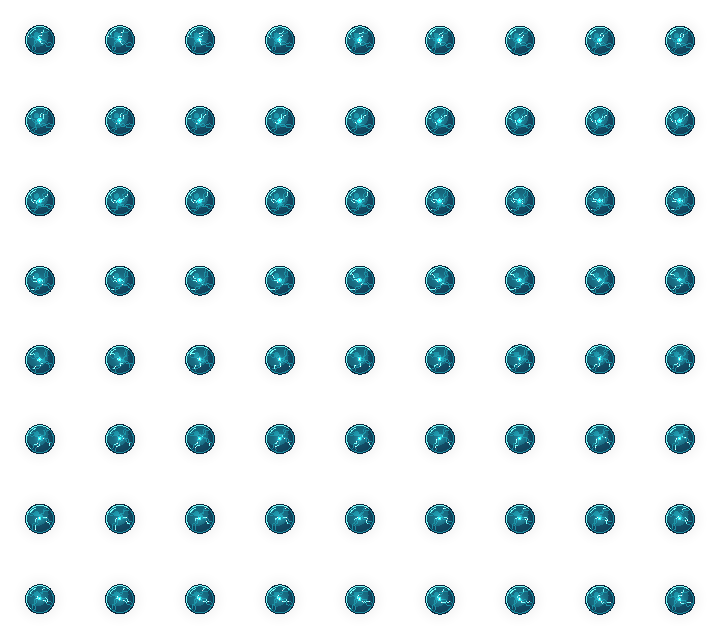
#> input picture assets/charge/inactive.png, 720 x 640 px; its folder holds 3 pictures in this run
$ python charge.py
#> lines starting #> are read from the running program, lines starting #| are printed output that depends on the picture
"""도구 Python으로 승인 전하의 전환을 PNG에 굽는다. 게임에서는 실행하지 않는다."""

import json
from hashlib import sha256
from math import floor, pi, sin
from pathlib import Path

import numpy as np
from PIL import Image


ROOT = Path(__file__).resolve().parents[2]
ASSETS = ROOT / 'assets/charge'
OUT = ASSETS / 'baked'
SIZE, COUNT, STEPS, COLUMNS = 80, 72, 32, 9


def pixels(data):
    result = np.asarray(data, dtype=np.float64).copy()
    result[:, :, :3] = result[:, :, :3] * result[:, :, 3:] / 255
    return result


def compose(inactive, active, pulse_a, pulse_b, value, fraction, bob):
    base = inactive * (1 - value) + active * value
    first, last = max(0, -bob), min(SIZE, SIZE - bob)
    pulse = pulse_a[first:last] * (1 - fraction) + pulse_b[first:last] * fraction
    target = base[first + bob:last + bob]
    target[:] = pulse + target * (1 - pulse[:, :, 3:] / 255)
    rgb, alpha = base[:, :, :3], base[:, :, 3:]
    np.divide(rgb * 255, alpha, out=rgb, where=alpha > 0)
    return Image.fromarray((base + .5).astype(np.uint8))


def frames(name, columns, count):
#> called with name = 'inactive', columns = 9, count = 72
    with Image.open(ASSETS / f'{name}.png') as source:
#> source is the input picture: PIL image 720x640 RGBA; mean R, G, B, A 3.6, 13.3, 15.5, 29.1
        source = source.convert('RGBA')
        return [source.crop((i % columns * SIZE, i // columns * SIZE,
                             (i % columns + 1) * SIZE, (i // columns + 1) * SIZE))
                for i in range(count)]


def main():
    OUT.mkdir(exist_ok=True)
    inactive, active, pulse = frames('inactive', 9, 72), frames('active', 9, 72), frames('pulse', 4, 10)
#> call 2 of frames, with name = 'active', columns = 9, count = 72
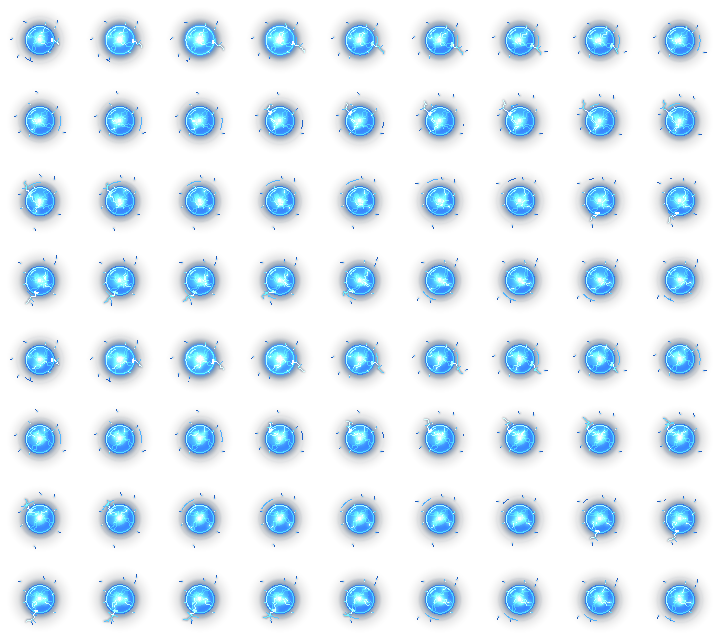
#> input picture assets/charge/active.png, 720 x 640 px
#> in frames, source is the input picture: PIL image 720x640 RGBA; mean R, G, B, A 14.5, 30.2, 42.7, 43
#> call 3 of frames, with name = 'pulse', columns = 4, count = 10
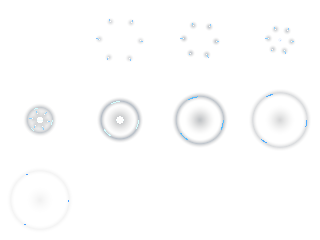
#> input picture assets/charge/pulse.png, 320 x 240 px
#> in frames, source is the input picture: PIL image 320x240 RGBA; mean R, G, B, A 1.4, 2.2, 3, 3
    off, on, wave = [list(map(pixels, group)) for group in (inactive, active, pulse)]
#> off = 72 items; on = 72 items; wave = 10 items
    sheets = []
    crop = [SIZE, SIZE, 0, 0]
    for step in range(STEPS + 1):
        value = step / STEPS
        phase = value * 9
        lower = floor(phase)
        row = []
        for index in range(COUNT):
            bob = floor(sin((index + .5) / COUNT * 2 * pi) * 1.2 + .5)
            frame = (inactive[index] if step == 0 else active[index] if step == STEPS else
                     compose(off[index], on[index], wave[lower], wave[min(9, lower + 1)],
                             value, phase - lower, bob))
            box = frame.getchannel('A').getbbox()
            if box:
                crop = [min(crop[0], box[0]), min(crop[1], box[1]),
                        max(crop[2], box[2]), max(crop[3], box[3])]
            row.append(frame)
        sheets.append(row)
#> this loop made 33 passes
#> pass 2, in compose, `pulse = pulse_a[first:last] * (1 - fraction) + pulse_b[first:last] * f..`:
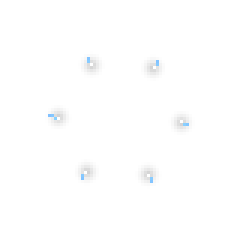
#> pulse: shape (80, 80, 4) float64 (shown 3 times larger); mean of channels 0, 1, 2, 3 0.1, 0.2, 0.2, 0.4; transparent parts drawn white
#> pass 2, in compose, `rgb, alpha = base[:, :, :3], base[:, :, 3:]`:
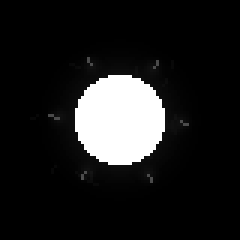
#> alpha: shape (80, 80, 1) float64 (shown 3 times larger); min 0, max 255, mean 30.2
#> after the loop, crop = [6, 5, 74, 75]; sheets = 33 items
    width, height = crop[2] - crop[0], crop[3] - crop[1]
#> width = 68; height = 70
    digests = []
    for step, row in enumerate(sheets):
        sheet = Image.new('RGBA', (width * COLUMNS, height * (COUNT // COLUMNS)))
        digest = sha256()
        for index, frame in enumerate(row):
            digest.update(frame.tobytes())
            sheet.paste(frame.crop(crop), (index % COLUMNS * width, index // COLUMNS * height))
        sheet.save(OUT / f'charge-{step:02}.png')
        digests.append(digest.hexdigest())
#> this loop made 33 passes
#> pass 1, in main, `sheet.save(OUT / f'charge-{step:02}.png')`:
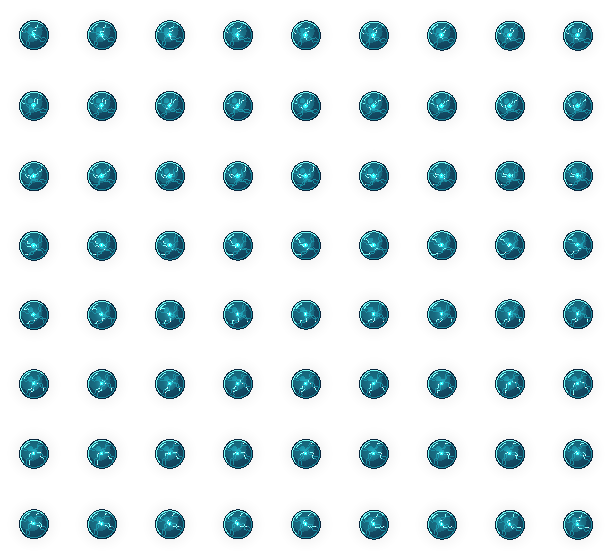
#> saved as charge-00.png: PIL image 612x560 RGBA; mean R, G, B, A 4.8, 17.8, 20.8, 39.2; transparent parts drawn white
#> after the loop:
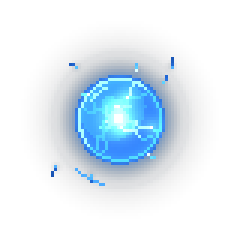
#> frame: PIL image 80x80 RGBA (shown 3 times larger); mean R, G, B, A 13.9, 29.2, 41.8, 42.1; transparent parts drawn white
#> after the loop:
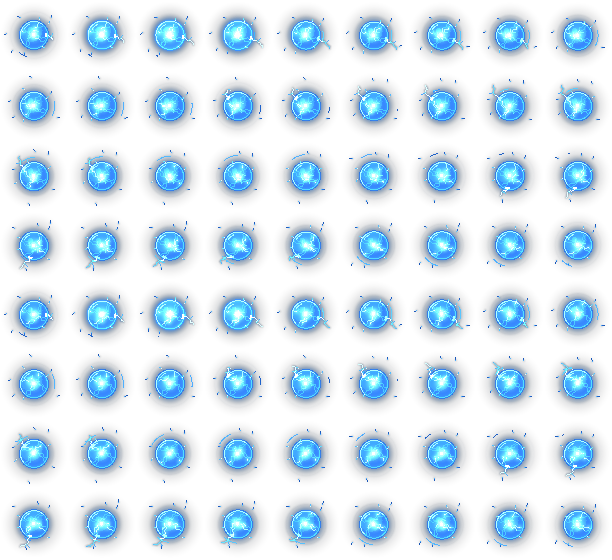
#> sheet: PIL image 612x560 RGBA; mean R, G, B, A 19.5, 40.6, 57.4, 57.8; transparent parts drawn white
#> after the loop, digests = 33 items
    manifest = dict(steps=STEPS, count=COUNT, columns=COLUMNS, size=[width, height],
                    origin=[40 - crop[0], 40 - crop[1]], crop=crop,
                    source_sha256={name: sha256((ASSETS / f'{name}.png').read_bytes()).hexdigest()
                                   for name in ('inactive', 'active', 'pulse')},
                    frame_sha256=digests)
#> manifest = 8 items
    (OUT / 'charge.json').write_text(json.dumps(manifest, indent=2) + '\n', encoding='utf-8')
    print(f'전하 {len(sheets)}×{COUNT}프레임, crop={crop}, RGBA={width*height*4*COUNT*len(sheets)/2**20:.2f} MiB')
#| 전하 33×72프레임, crop=[6, 5, 74, 75], RGBA=43.14 MiB


if __name__ == '__main__':
    main()
